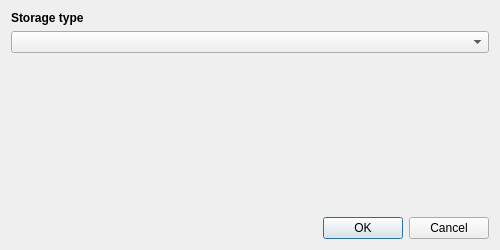
<?xml version="1.0" encoding="UTF-8"?>
<ui version="4.0">
 <class>OpenSave</class>
 <widget class="QDialog" name="OpenSave">
  <property name="windowModality">
   <enum>Qt::WindowModal</enum>
  </property>
  <property name="geometry">
   <rect>
    <x>0</x>
    <y>0</y>
    <width>500</width>
    <height>250</height>
   </rect>
  </property>
  <property name="minimumSize">
   <size>
    <width>500</width>
    <height>150</height>
   </size>
  </property>
  <property name="baseSize">
   <size>
    <width>518</width>
    <height>679</height>
   </size>
  </property>
  <layout class="QVBoxLayout">
   <property name="spacing">
    <number>6</number>
   </property>
   <item>
    <widget class="QFrame" name="fmStorageType">
     <property name="sizePolicy">
      <sizepolicy hsizetype="Preferred" vsizetype="Maximum">
       <horstretch>0</horstretch>
       <verstretch>0</verstretch>
      </sizepolicy>
     </property>
     <property name="frameShape">
      <enum>QFrame::NoFrame</enum>
     </property>
     <layout class="QVBoxLayout" name="_2">
      <property name="leftMargin">
       <number>0</number>
      </property>
      <property name="topMargin">
       <number>0</number>
      </property>
      <property name="rightMargin">
       <number>0</number>
      </property>
      <property name="bottomMargin">
       <number>0</number>
      </property>
      <item>
       <widget class="QLabel" name="cbStorageTypesLabel">
        <property name="font">
         <font>
          <weight>75</weight>
          <bold>true</bold>
         </font>
        </property>
        <property name="text">
         <string>Storage type</string>
        </property>
        <property name="buddy">
         <cstring>cbStorageTypes</cstring>
        </property>
       </widget>
      </item>
      <item>
       <widget class="QComboBox" name="cbStorageTypes"/>
      </item>
     </layout>
    </widget>
   </item>
   <item>
    <widget class="QFrame" name="fmDialogPart">
     <property name="sizePolicy">
      <sizepolicy hsizetype="Preferred" vsizetype="Expanding">
       <horstretch>0</horstretch>
       <verstretch>0</verstretch>
      </sizepolicy>
     </property>
     <property name="frameShape">
      <enum>QFrame::NoFrame</enum>
     </property>
     <layout class="QVBoxLayout" name="verticalLayout">
      <property name="leftMargin">
       <number>0</number>
      </property>
      <property name="topMargin">
       <number>0</number>
      </property>
      <property name="rightMargin">
       <number>0</number>
      </property>
      <property name="bottomMargin">
       <number>0</number>
      </property>
     </layout>
    </widget>
   </item>
   <item>
    <widget class="QFrame" name="fmDialogButtons">
     <property name="sizePolicy">
      <sizepolicy hsizetype="Preferred" vsizetype="Maximum">
       <horstretch>0</horstretch>
       <verstretch>0</verstretch>
      </sizepolicy>
     </property>
     <property name="frameShape">
      <enum>QFrame::NoFrame</enum>
     </property>
     <property name="frameShadow">
      <enum>QFrame::Raised</enum>
     </property>
     <layout class="QVBoxLayout" name="_3">
      <property name="leftMargin">
       <number>0</number>
      </property>
      <property name="topMargin">
       <number>0</number>
      </property>
      <property name="rightMargin">
       <number>0</number>
      </property>
      <property name="bottomMargin">
       <number>0</number>
      </property>
      <item>
       <widget class="QDialogButtonBox" name="buttonBox">
        <property name="sizePolicy">
         <sizepolicy hsizetype="Expanding" vsizetype="Maximum">
          <horstretch>0</horstretch>
          <verstretch>0</verstretch>
         </sizepolicy>
        </property>
        <property name="standardButtons">
         <set>QDialogButtonBox::Cancel|QDialogButtonBox::Ok</set>
        </property>
        <property name="centerButtons">
         <bool>false</bool>
        </property>
       </widget>
      </item>
     </layout>
    </widget>
   </item>
  </layout>
 </widget>
 <layoutdefault spacing="6" margin="11"/>
 <resources/>
 <connections/>
</ui>
